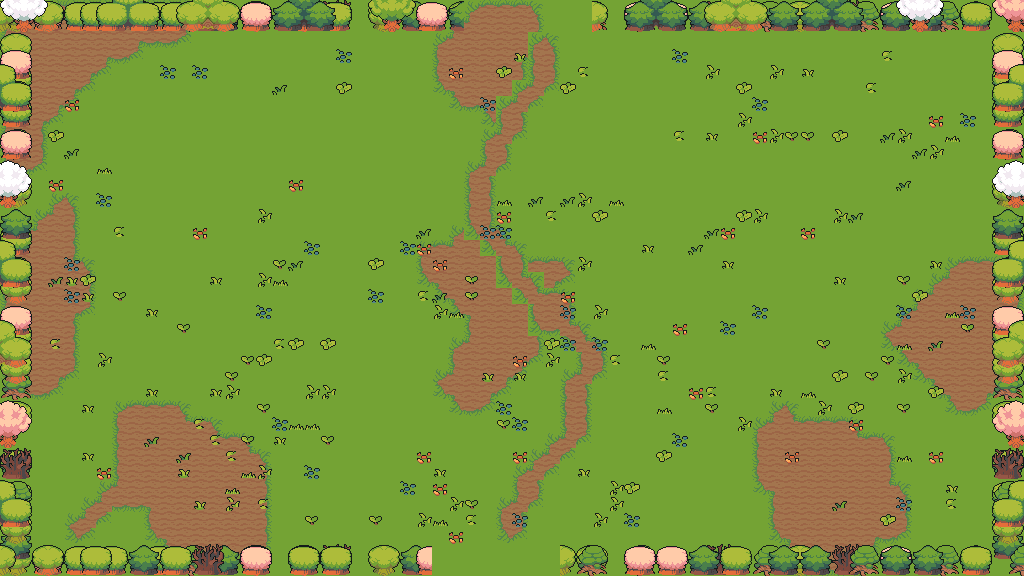

A 2D game scene composited from a Tiled map and its tileset images. What follows is a short description and the map's XML, with each tile layer's data collapsed to a summary:
An orthogonal 64x36 tile map with 16x16 px tiles, 7 tile layers (floor, ground, path, decor, ...), 5 tilesets and 38 objects (22x prop, 7x obstacle, 6x spawn, 2x door, playerStart).

<map version="1.10" tiledversion="1.11.0" orientation="orthogonal" renderorder="right-down" width="64" height="36" tilewidth="16" tileheight="16" infinite="0" nextlayerid="9" nextobjectid="39">
 <properties>
    <property name="chapter" type="int" value="2" />
    <property name="room" type="int" value="5" />
    <property name="isBossRoom" type="bool" value="false" />
 </properties>
 <tileset firstgid="1" source="field.tsx" />
 <tileset firstgid="76" source="water.tsx" />
 <tileset firstgid="552" source="nature.tsx" />
 <tileset firstgid="1056" source="floordetail.tsx" />
 <tileset firstgid="1136" source="tilefloor.tsx" />
 <layer id="1" name="floor" width="64" height="36">
  <data>[2304 cells, 2304 non-empty, 1 distinct tile ids]</data>
 </layer>
 <layer id="2" name="ground" width="64" height="36">
  <data>[2304 cells, 502 non-empty, 13 distinct tile ids]</data>
 </layer>
 <layer id="3" name="path" width="64" height="36">
  <data>[2304 cells, 82 non-empty, 11 distinct tile ids]</data>
 </layer>
 <layer id="4" name="decor" width="64" height="36">
  <data>[2304 cells, 207 non-empty, 9 distinct tile ids]</data>
 </layer>
 <layer id="5" name="border-back" width="64" height="36">
  <data>[2304 cells, 283 non-empty, 28 distinct tile ids]</data>
 </layer>
 <layer id="6" name="border-mid" width="64" height="36">
  <data>[2304 cells, 268 non-empty, 28 distinct tile ids]</data>
 </layer>
 <layer id="7" name="border-front" width="64" height="36">
  <data>[2304 cells, 146 non-empty, 56 distinct tile ids]</data>
 </layer>
 <objectgroup id="8" name="objects">
  <object id="1" name="playerStart" x="496" y="256"><point /></object>
  <object id="2" name="spawn" x="544" y="408">
   <properties>
    <property name="role" value="caster" />
    <property name="wave" type="int" value="1" />
    <property name="elite" type="bool" value="false" />
   </properties>
  <point /></object>
  <object id="3" name="spawn" x="400" y="328">
   <properties>
    <property name="role" value="chaser" />
    <property name="wave" type="int" value="1" />
    <property name="elite" type="bool" value="false" />
   </properties>
  <point /></object>
  <object id="4" name="spawn" x="608" y="232">
   <properties>
    <property name="role" value="tank" />
    <property name="wave" type="int" value="2" />
    <property name="elite" type="bool" value="false" />
   </properties>
  <point /></object>
  <object id="5" name="spawn" x="392" y="184">
   <properties>
    <property name="role" value="chaser" />
    <property name="wave" type="int" value="2" />
    <property name="elite" type="bool" value="false" />
   </properties>
  <point /></object>
  <object id="6" name="spawn" x="616" y="384">
   <properties>
    <property name="role" value="caster" />
    <property name="wave" type="int" value="3" />
    <property name="elite" type="bool" value="false" />
   </properties>
  <point /></object>
  <object id="7" name="spawn" x="432" y="360">
   <properties>
    <property name="role" value="chaser" />
    <property name="wave" type="int" value="3" />
    <property name="elite" type="bool" value="false" />
   </properties>
  <point /></object>
  <object id="8" name="door" x="496" y="568"><point /></object>
  <object id="9" name="door" x="536" y="8"><point /></object>
  <object id="10" name="obstacle" x="0" y="544" width="432" height="32">
   <properties>
    <property name="kind" value="edge" />
   </properties>
  </object>
  <object id="11" name="obstacle" x="560" y="544" width="464" height="32">
   <properties>
    <property name="kind" value="edge" />
   </properties>
  </object>
  <object id="12" name="obstacle" x="0" y="0" width="464" height="32">
   <properties>
    <property name="kind" value="edge" />
   </properties>
  </object>
  <object id="13" name="obstacle" x="592" y="0" width="432" height="32">
   <properties>
    <property name="kind" value="edge" />
   </properties>
  </object>
  <object id="14" name="obstacle" x="0" y="32" width="32" height="512">
   <properties>
    <property name="kind" value="edge" />
   </properties>
  </object>
  <object id="15" name="obstacle" x="992" y="32" width="32" height="512">
   <properties>
    <property name="kind" value="edge" />
   </properties>
  </object>
  <object id="16" name="obstacle" x="832" y="64" width="16" height="48">
   <properties>
    <property name="kind" value="wall" />
   </properties>
  </object>
  <object id="17" name="prop" x="128" y="128" width="48" height="48">
   <properties>
    <property name="key" value="tree-big-orange" />
   </properties>
  </object>
  <object id="18" name="prop" x="160" y="128" width="32" height="32">
   <properties>
    <property name="key" value="tree-green" />
   </properties>
  </object>
  <object id="19" name="prop" x="144" y="160" width="32" height="32">
   <properties>
    <property name="key" value="tree-pine" />
   </properties>
  </object>
  <object id="20" name="prop" x="176" y="160" width="32" height="32">
   <properties>
    <property name="key" value="tree-round" />
   </properties>
  </object>
  <object id="21" name="prop" x="351" y="168" width="16" height="32">
   <properties>
    <property name="key" value="totem" />
   </properties>
  </object>
  <object id="22" name="prop" x="224" y="240" width="16" height="16">
   <properties>
    <property name="key" value="bush-light" />
   </properties>
  </object>
  <object id="23" name="prop" x="176" y="256" width="16" height="16">
   <properties>
    <property name="key" value="flower-red" />
   </properties>
  </object>
  <object id="24" name="prop" x="96" y="80" width="33" height="25">
   <properties>
    <property name="key" value="fishnet" />
   </properties>
  </object>
  <object id="25" name="prop" x="224" y="240" width="16" height="16">
   <properties>
    <property name="key" value="bush-light" />
   </properties>
  </object>
  <object id="26" name="prop" x="687" y="168" width="16" height="32">
   <properties>
    <property name="key" value="totem" />
   </properties>
  </object>
  <object id="27" name="prop" x="608" y="60" width="48" height="48">
   <properties>
    <property name="key" value="tree-big-orange" />
   </properties>
  </object>
  <object id="28" name="prop" x="960" y="208" width="16" height="16">
   <properties>
    <property name="key" value="flower-clover" />
   </properties>
  </object>
  <object id="29" name="prop" x="880" y="208" width="16" height="16">
   <properties>
    <property name="key" value="flower-red" />
   </properties>
  </object>
  <object id="30" name="prop" x="864" y="240" width="16" height="16">
   <properties>
    <property name="key" value="flower-red" />
   </properties>
  </object>
  <object id="31" name="prop" x="366" y="382" width="32" height="32">
   <properties>
    <property name="key" value="rock-boulder-gray" />
   </properties>
  </object>
  <object id="32" name="prop" x="416" y="336" width="33" height="25">
   <properties>
    <property name="key" value="fishnet" />
   </properties>
  </object>
  <object id="33" name="prop" x="224" y="320" width="16" height="16">
   <properties>
    <property name="key" value="bush-light" />
   </properties>
  </object>
  <object id="34" name="prop" x="48" y="496" width="33" height="25">
   <properties>
    <property name="key" value="fishnet" />
   </properties>
  </object>
  <object id="35" name="prop" x="600" y="392" width="32" height="32">
   <properties>
    <property name="key" value="tree-pine" />
   </properties>
  </object>
  <object id="36" name="prop" x="752" y="336" width="33" height="25">
   <properties>
    <property name="key" value="fishnet" />
   </properties>
  </object>
  <object id="37" name="prop" x="848" y="320" width="16" height="16">
   <properties>
    <property name="key" value="flower-clover" />
   </properties>
  </object>
  <object id="38" name="prop" x="832" y="464" width="16" height="16">
   <properties>
    <property name="key" value="bush-light" />
   </properties>
  </object>
 </objectgroup>
</map>
